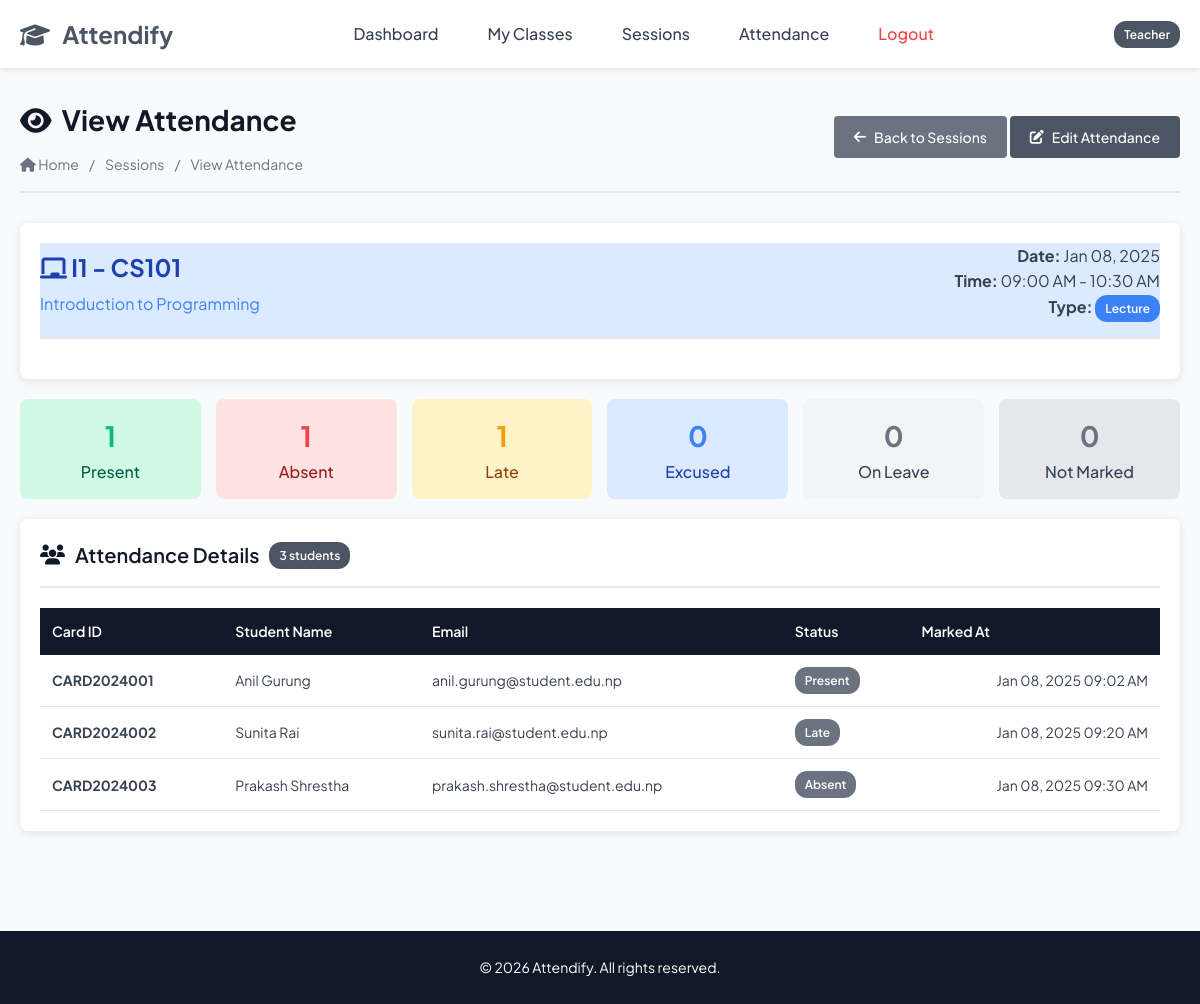
Page /teacher/view_attendance.php?session_id=2 (signed in) on the committed database.
### tables this page shows
CREATE TABLE `attendance_sessions` (
  `session_id` int(11) NOT NULL AUTO_INCREMENT,
  `section_subject_id` int(11) NOT NULL,
  `teacher_id` int(11) NOT NULL,
  `session_date` date NOT NULL,
  `start_time` time NOT NULL,
  `end_time` time NOT NULL,
  `session_type` enum('lecture','lab','tutorial') DEFAULT 'lecture',
  `is_active` tinyint(1) DEFAULT 1,
  `created_at` datetime DEFAULT current_timestamp(),
  PRIMARY KEY (`session_id`),
  UNIQUE KEY `unique_session` (`section_subject_id`,`session_date`),
  KEY `teacher_id` (`teacher_id`),
  KEY `idx_session_date` (`session_date`),
  KEY `idx_active_sessions` (`is_active`),
  CONSTRAINT `attendance_sessions_ibfk_1` FOREIGN KEY (`section_subject_id`) REFERENCES `section_subjects` (`section_subject_id`) ON DELETE CASCADE ON UPDATE CASCADE,
  CONSTRAINT `attendance_sessions_ibfk_2` FOREIGN KEY (`teacher_id`) REFERENCES `teachers` (`teacher_id`) ON DELETE CASCADE ON UPDATE CASCADE
);

CREATE TABLE `sections` (
  `section_id` int(11) NOT NULL AUTO_INCREMENT,
  `teacher_id` int(11) DEFAULT NULL,
  `section_name` varchar(10) NOT NULL,
  `semester` int(11) NOT NULL,
  `academic_year` varchar(9) NOT NULL,
  `total_students` int(11) DEFAULT 0,
  `is_active` tinyint(1) DEFAULT 1,
  PRIMARY KEY (`section_id`),
  UNIQUE KEY `section_name` (`section_name`),
  KEY `teacher_id` (`teacher_id`),
  KEY `idx_section_name` (`section_name`),
  KEY `idx_academic_year` (`academic_year`),
  KEY `idx_active_sections` (`is_active`),
  CONSTRAINT `sections_ibfk_1` FOREIGN KEY (`teacher_id`) REFERENCES `teachers` (`teacher_id`) ON DELETE SET NULL ON UPDATE CASCADE
);

CREATE TABLE `subjects` (
  `subject_id` int(11) NOT NULL AUTO_INCREMENT,
  `subject_code` varchar(20) NOT NULL,
  `subject_name` varchar(100) NOT NULL,
  `credit_hours` int(11) NOT NULL,
  `description` text DEFAULT NULL,
  PRIMARY KEY (`subject_id`),
  UNIQUE KEY `subject_code` (`subject_code`),
  KEY `idx_subject_code` (`subject_code`),
  KEY `idx_subject_name` (`subject_name`)
);

CREATE TABLE `attendance` (
  `attendance_id` int(11) NOT NULL AUTO_INCREMENT,
  `session_id` int(11) NOT NULL,
  `student_id` int(11) NOT NULL,
  `status` enum('present','absent','late') NOT NULL,
  `marked_at` datetime DEFAULT current_timestamp(),
  `student_card_id` varchar(50) DEFAULT NULL,
  `remarks` text DEFAULT NULL,
  PRIMARY KEY (`attendance_id`),
  UNIQUE KEY `unique_student_session` (`session_id`,`student_id`),
  KEY `idx_student_attendance` (`student_id`),
  KEY `idx_session_attendance` (`session_id`),
  KEY `idx_attendance_status` (`status`),
  KEY `idx_marked_date` (`marked_at`),
  CONSTRAINT `attendance_ibfk_1` FOREIGN KEY (`session_id`) REFERENCES `attendance_sessions` (`session_id`) ON DELETE CASCADE ON UPDATE CASCADE,
  CONSTRAINT `attendance_ibfk_2` FOREIGN KEY (`student_id`) REFERENCES `students` (`student_id`) ON DELETE CASCADE ON UPDATE CASCADE
);

CREATE TABLE `students` (
  `student_id` int(11) NOT NULL AUTO_INCREMENT,
  `user_id` int(11) NOT NULL,
  `student_card_id` varchar(50) NOT NULL,
  `first_name` varchar(50) NOT NULL,
  `last_name` varchar(50) NOT NULL,
  `email` varchar(100) DEFAULT NULL,
  `phone` varchar(15) DEFAULT NULL,
  `enrollment_date` date NOT NULL,
  `status` enum('active','inactive','graduated') DEFAULT 'active',
  PRIMARY KEY (`student_id`),
  UNIQUE KEY `student_card_id` (`student_card_id`),
  UNIQUE KEY `email` (`email`),
  KEY `user_id` (`user_id`),
  KEY `idx_student_card` (`student_card_id`),
  KEY `idx_student_name` (`first_name`,`last_name`),
  KEY `idx_status` (`status`),
  CONSTRAINT `students_ibfk_1` FOREIGN KEY (`user_id`) REFERENCES `users` (`user_id`) ON DELETE CASCADE ON UPDATE CASCADE
);

### teacher/view_attendance.php (the view, shortened to what this page needs)
<?php
require_once '../config.php';
$teacher_id = $_SESSION['teacher_id'];
$session_id = isset($_GET['session_id']) ? intval($_GET['session_id']) : 0;
$session_sql = "SELECT
    ats.*,
    sec.section_name,
    sub.subject_code,
    sub.subject_name
FROM ATTENDANCE_SESSIONS ats
JOIN SECTION_SUBJECTS ss ON ats.section_subject_id = ss.section_subject_id
JOIN SECTIONS sec ON ss.section_id = sec.section_id
JOIN SUBJECTS sub ON ss.subject_id = sub.subject_id
WHERE ats.session_id = ? AND ats.teacher_id = ?";
$session_stmt = $conn->prepare($session_sql);
$session_stmt->bind_param("ii", $session_id, $teacher_id);
$session_stmt->execute();
$session_result = $session_stmt->get_result();
$session = $session_result->fetch_assoc();
$attendance_sql = "SELECT
    s.student_id,
    s.student_card_id,
    s.first_name,
    s.last_name,
    s.email,
    a.status,
    a.marked_at,
    a.remarks
FROM ENROLLMENTS e
JOIN STUDENTS s ON e.student_id = s.student_id
JOIN SECTION_SUBJECTS ss ON e.section_id = ss.section_id
LEFT JOIN ATTENDANCE a ON s.student_id = a.student_id AND a.session_id = ?
WHERE ss.section_subject_id = ? AND e.status = 'active'
ORDER BY a.status IS NULL DESC, s.last_name, s.first_name";
$attendance_stmt = $conn->prepare($attendance_sql);
$attendance_stmt->bind_param("ii", $session_id, $session['section_subject_id']);
$attendance_stmt->execute();
$attendance_result = $attendance_stmt->get_result();
$stats = [
    'total' => 0,
    'present' => 0,
    'absent' => 0,
    'late' => 0,
    'excused' => 0,
    'on_leave' => 0,
    'not_marked' => 0
];
$temp_results = [];
while ($row = $attendance_result->fetch_assoc()) {
    $temp_results[] = $row;
    $stats['total']++;
    if ($row['status']) {
        $stats[$row['status']]++;
    } else {
        $stats['not_marked']++;
    }
}
include '../includes/header.php';
?>
<div class="page-header">
    <div>
        <h1><i class="fas fa-eye"></i> View Attendance</h1>
        <div class="breadcrumb">
            <a href="dashboard.php"><i class="fas fa-home"></i> Home</a>
            <span>/</span>
            <a href="list_session.php">Sessions</a>
            <span>/</span>
            <span>View Attendance</span>
        </div>
    </div>
    <div>
        <a href="list_session.php" class="btn btn-secondary">
            <i class="fas fa-arrow-left"></i> Back to Sessions
        </a>
        <a href="mark_attendance.php?session_id=<?php echo $session_id; ?>" class="btn btn-primary">
            <i class="fas fa-edit"></i> Edit Attendance
        </a>
    </div>
</div>
<div class="card">
    <div class="card-header" style="background-color: #dbeafe;">
        <div style="display: flex; justify-content: space-between; align-items: center;">
            <div>
                <h2 style="margin: 0; color: #1e40af;">
                    <i class="fas fa-chalkboard"></i> <?php echo e($session['section_name']); ?> - <?php echo e($session['subject_code']); ?>
                </h2>
                <p style="margin: 5px 0 0 0; color: #3b82f6;"><?php echo e($session['subject_name']); ?></p>
            </div>
            <div style="text-align: right;">
                <div><strong>Date:</strong> <?php echo formatDate($session['session_date']); ?></div>
                <div><strong>Time:</strong> <?php echo formatTime($session['start_time']) . ' - ' . formatTime($session['end_time']); ?></div>
                <div><strong>Type:</strong> <span class="badge badge-info"><?php echo ucfirst($session['session_type']); ?></span></div>
            </div>
        </div>
    </div>
</div>
<div style="display: grid; grid-template-columns: repeat(auto-fit, minmax(150px, 1fr)); gap: 15px; margin: 20px 0;">
    <div style="text-align: center; padding: 15px; background-color: #d1fae5; border-radius: 8px;">
        <div style="font-size: 28px; font-weight: bold; color: #10b981;"><?php echo $stats['present']; ?></div>
        <div style="color: #065f46; font-weight: 500;">Present</div>
    </div>
    <div style="text-align: center; padding: 15px; background-color: #fee2e2; border-radius: 8px;">
        <div style="font-size: 28px; font-weight: bold; color: #ef4444;"><?php echo $stats['absent']; ?></div>
        <div style="color: #991b1b; font-weight: 500;">Absent</div>
    </div>
    <div style="text-align: center; padding: 15px; background-color: #fef3c7; border-radius: 8px;">
        <div style="font-size: 28px; font-weight: bold; color: #f59e0b;"><?php echo $stats['late']; ?></div>
        <div style="color: #92400e; font-weight: 500;">Late</div>
    </div>
    <div style="text-align: center; padding: 15px; background-color: #dbeafe; border-radius: 8px;">
        <div style="font-size: 28px; font-weight: bold; color: #3b82f6;"><?php echo $stats['excused']; ?></div>
        <div style="color: #1e40af; font-weight: 500;">Excused</div>
    </div>
    <div style="text-align: center; padding: 15px; background-color: #f3f4f6; border-radius: 8px;">
        <div style="font-size: 28px; font-weight: bold; color: #6b7280;"><?php echo $stats['on_leave']; ?></div>
        <div style="color: #374151; font-weight: 500;">On Leave</div>
    </div>
    <div style="text-align: center; padding: 15px; background-color: #e5e7eb; border-radius: 8px;">
        <div style="font-size: 28px; font-weight: bold; color: #6b7280;"><?php echo $stats['not_marked']; ?></div>
        <div style="color: #374151; font-weight: 500;">Not Marked</div>
    </div>
</div>
<div class="card">
    <div class="card-header">
        <h2 class="card-title">
            <i class="fas fa-users"></i> Attendance Details
            <span class="badge badge-primary"><?php echo $stats['total']; ?> students</span>
        </h2>
    </div>
    <div class="card-body">
        <?php if (count($temp_results) > 0): ?>
            <div class="table-responsive">
                <table>
                    <thead>
                        <tr>
                            <th>Card ID</th>
                            <th>Student Name</th>
                            <th>Email</th>
                            <th>Status</th>
                            <th>Marked At</th>
                        </tr>
                    </thead>
                    <tbody>
                        <?php foreach ($temp_results as $record): ?>
                            <tr>
                                <td><strong><?php echo e($record['student_card_id']); ?></strong></td>
                                <td><?php echo e($record['first_name'] . ' ' . $record['last_name']); ?></td>
                                <td><?php echo $record['email'] ? e($record['email']) : '<span class="text-muted">N/A</span>'; ?></td>
                                <td>
                                    <?php if ($record['status']): ?>
                                        <?php echo getStatusBadge($record['status']); ?>
                                    <?php else: ?>
                                        <span class="badge badge-secondary">Not Marked</span>
                                    <?php endif; ?>
                                </td>
                                <td>
                                    <?php if ($record['marked_at']): ?>
                                        <?php echo formatDateTime($record['marked_at']); ?>
                                    <?php else: ?>
                                        <span class="text-muted">-</span>
                                    <?php endif; ?>
                                </td>
                            </tr>
                        <?php endforeach; ?>
                    </tbody>
                </table>
            </div>
        <?php endif; ?>
    </div>
</div>
<?php
include '../includes/footer.php';
?>

### config.php (shortened to what this page needs)
<?php
function formatDate($date) {
    return date('M d, Y', strtotime($date));
}
function formatDateTime($datetime) {
    return date('M d, Y h:i A', strtotime($datetime));
}
function formatTime($time) {
    return date('h:i A', strtotime($time));
}
function getStatusBadge($status) {
    $badges = [
        'present' => '<span class="badge badge-success">Present</span>',
        'absent' => '<span class="badge badge-danger">Absent</span>',
        'late' => '<span class="badge badge-warning">Late</span>',
        'active' => '<span class="badge badge-success">Active</span>',
        'inactive' => '<span class="badge badge-secondary">Inactive</span>',
        'graduated' => '<span class="badge badge-info">Graduated</span>',
        'dropped' => '<span class="badge badge-danger">Dropped</span>',
        'completed' => '<span class="badge badge-success">Completed</span>'
    ];
    return isset($badges[$status]) ? $badges[$status] : '<span class="badge badge-secondary">' . ucfirst($status) . '</span>';
}
function e($string) {
    return htmlspecialchars($string, ENT_QUOTES, 'UTF-8');
}
?>

### css/styles.css (style rules this page uses)
* { margin: 0; padding: 0; box-sizing: border-box; }
:root { --primary-color: #4b5563; --secondary-color: #6366f1; --danger-color: #ef4444; --warning-color: #f59e0b; --info-color: #3b82f6; --dark-color: #111827; --light-color: #f9fafb; --white-color: #ffffff; --border-color: #e5e7eb; --text-color: #374151; --text-muted: #6b7280; --success-color: #10b981; }
body { font-family: 'Plus Jakarta Sans', sans-serif; font-size: 16px; line-height: 1.6; color: var(--text-color); background-color: var(--light-color); }
a { text-decoration: none; color: var(--primary-color); transition: color 0.3s ease; }
.card { background-color: var(--white-color); border-radius: 8px; box-shadow: 0 2px 8px rgba(0, 0, 0, 0.1); padding: 20px; margin-bottom: 20px; }
.card-header { border-bottom: 2px solid var(--border-color); padding-bottom: 15px; margin-bottom: 20px; }
.card-title { font-size: 20px; font-weight: 600; color: var(--dark-color); display: flex; align-items: center; gap: 10px; }
.card-body { padding: 0; }
.table-responsive { overflow-x: auto; margin-top: 20px; }
table { width: 100%; border-collapse: collapse; background-color: var(--white-color); }
table thead { background-color: var(--dark-color); color: var(--white-color); }
table thead th { padding: 12px; text-align: left; font-weight: 600; font-size: 14px; }
table tbody tr { border-bottom: 1px solid var(--border-color); transition: background-color 0.2s ease; }
table tbody td { padding: 12px; font-size: 14px; }
table tbody td:last-child { text-align: right; }
.btn { display: inline-flex; align-items: center; gap: 8px; padding: 10px 20px; border: none; border-radius: 4px; font-size: 14px; font-weight: 500; cursor: pointer; text-decoration: none; }
.btn-primary { background-color: var(--primary-color); color: var(--white-color); }
.btn-secondary { background-color: #6b7280; color: var(--white-color); }
.badge { display: inline-block; padding: 4px 10px; font-size: 12px; font-weight: 600; border-radius: 12px; color: var(--white-color); }
.badge-primary { background-color: var(--primary-color); }
.badge-info { background-color: var(--info-color); }
.badge-secondary { background-color: #6b7280; }
.page-header { display: flex; justify-content: space-between; align-items: center; margin-bottom: 30px; padding-bottom: 15px; border-bottom: 2px solid var(--border-color); }
.page-header h1 { font-size: 28px; color: var(--dark-color); display: flex; align-items: center; gap: 10px; }
.breadcrumb { display: flex; gap: 10px; align-items: center; font-size: 14px; color: var(--text-muted); margin-top: 10px; }
.breadcrumb a { color: var(--text-muted); }

### rows in the picture
attendance_sessions: sections.section_name "I1", subjects.subject_code "CS101", subjects.subject_name "Introduction to Programming", session_date "Jan 08, 2025", start_time "09:00 AM", end_time "10:30 AM", session_type "Lecture", is_active "0"
attendance: student.student_card_id "CARD2024001", student.last_name "Anil Gurung", student.email "anil.gurung@student.edu.np", status "Present", marked_at "Jan 08, 2025 09:02 AM"
attendance: student.student_card_id "CARD2024002", student.last_name "Sunita Rai", student.email "sunita.rai@student.edu.np", status "Late", marked_at "Jan 08, 2025 09:20 AM"
attendance: student.student_card_id "CARD2024003", student.last_name "Prakash Shrestha", student.email "prakash.shrestha@student.edu.np", status "Absent", marked_at "Jan 08, 2025 09:30 AM"

### other values in the picture
$_SESSION['user_type'] "Teacher"
$stats['present'] "1"
$stats['absent'] "1"
$stats['late'] "1"
$stats['total'] "3"
